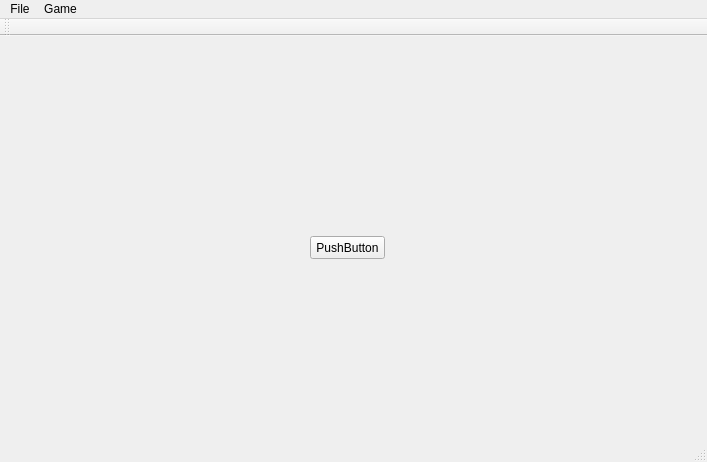
<?xml version="1.0" encoding="UTF-8"?>
<ui version="4.0">
 <class>etsGame</class>
 <widget class="QMainWindow" name="etsGame">
  <property name="geometry">
   <rect>
    <x>0</x>
    <y>0</y>
    <width>707</width>
    <height>462</height>
   </rect>
  </property>
  <property name="windowTitle">
   <string>Best Game ever!!</string>
  </property>
  <widget class="QWidget" name="centralWidget">
   <widget class="QPushButton" name="pushButton">
    <property name="geometry">
     <rect>
      <x>310</x>
      <y>200</y>
      <width>75</width>
      <height>23</height>
     </rect>
    </property>
    <property name="text">
     <string>PushButton</string>
    </property>
   </widget>
  </widget>
  <widget class="QMenuBar" name="menuBar">
   <property name="geometry">
    <rect>
     <x>0</x>
     <y>0</y>
     <width>707</width>
     <height>21</height>
    </rect>
   </property>
   <widget class="QMenu" name="menuFile">
    <property name="title">
     <string>File</string>
    </property>
    <widget class="QMenu" name="menuChange_Resolution">
     <property name="title">
      <string>Change Resolution</string>
     </property>
     <addaction name="action800_x_600"/>
     <addaction name="action1024_x_768"/>
     <addaction name="action1152_x_824"/>
     <addaction name="action1280_x_700"/>
     <addaction name="action1280_x_720"/>
     <addaction name="action1280_x_768"/>
     <addaction name="action1280_x_800"/>
     <addaction name="action1360_x_768"/>
     <addaction name="action1440_x_900"/>
     <addaction name="action1600_x_900"/>
    </widget>
    <addaction name="actionChange_Level"/>
    <addaction name="menuChange_Resolution"/>
    <addaction name="separator"/>
    <addaction name="actionSave"/>
    <addaction name="actionLoad"/>
   </widget>
   <widget class="QMenu" name="menuGasme">
    <property name="title">
     <string>Game</string>
    </property>
    <addaction name="actionNew_Game"/>
   </widget>
   <addaction name="menuFile"/>
   <addaction name="menuGasme"/>
  </widget>
  <widget class="QToolBar" name="mainToolBar">
   <attribute name="toolBarArea">
    <enum>TopToolBarArea</enum>
   </attribute>
   <attribute name="toolBarBreak">
    <bool>false</bool>
   </attribute>
  </widget>
  <widget class="QStatusBar" name="statusBar"/>
  <action name="actionChange_Level">
   <property name="text">
    <string>Change Level</string>
   </property>
  </action>
  <action name="actionSave">
   <property name="text">
    <string>Save</string>
   </property>
  </action>
  <action name="actionLoad">
   <property name="text">
    <string>Load</string>
   </property>
  </action>
  <action name="actionNew_Game">
   <property name="text">
    <string>New Game</string>
   </property>
  </action>
  <action name="action800_x_600">
   <property name="text">
    <string>800 x 600</string>
   </property>
  </action>
  <action name="action1024_x_768">
   <property name="text">
    <string>1024 x 768</string>
   </property>
  </action>
  <action name="action1152_x_824">
   <property name="text">
    <string>1152 x 864</string>
   </property>
  </action>
  <action name="action1280_x_700">
   <property name="text">
    <string>1280 x 600</string>
   </property>
  </action>
  <action name="action1280_x_720">
   <property name="text">
    <string>1280 x 720</string>
   </property>
  </action>
  <action name="action1280_x_768">
   <property name="text">
    <string>1280 x 768</string>
   </property>
  </action>
  <action name="action1280_x_800">
   <property name="text">
    <string>1280 x 800</string>
   </property>
  </action>
  <action name="action1360_x_768">
   <property name="text">
    <string>1360 x 768</string>
   </property>
  </action>
  <action name="action1440_x_900">
   <property name="text">
    <string>1440 x 900</string>
   </property>
  </action>
  <action name="action1600_x_900">
   <property name="text">
    <string>1600 x 900</string>
   </property>
  </action>
 </widget>
 <layoutdefault spacing="6" margin="11"/>
 <resources/>
 <connections/>
</ui>
